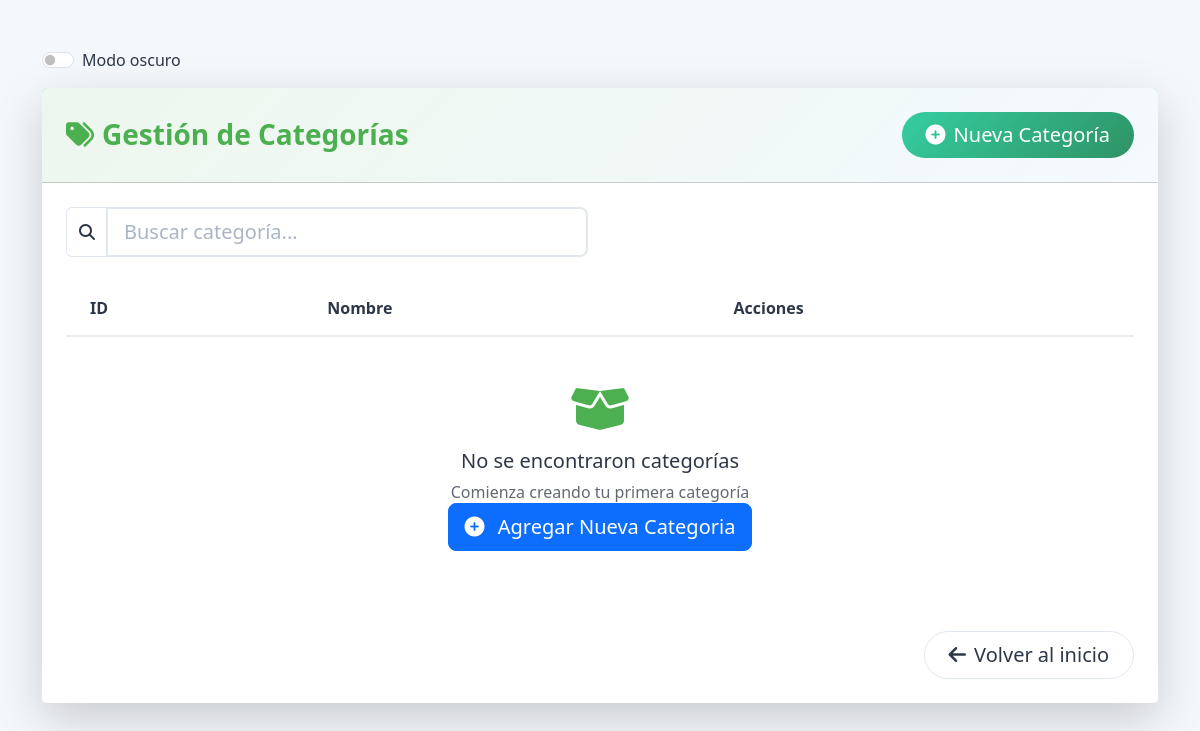
/categorias/ (signed in), run on an earlier commit of the app's database.
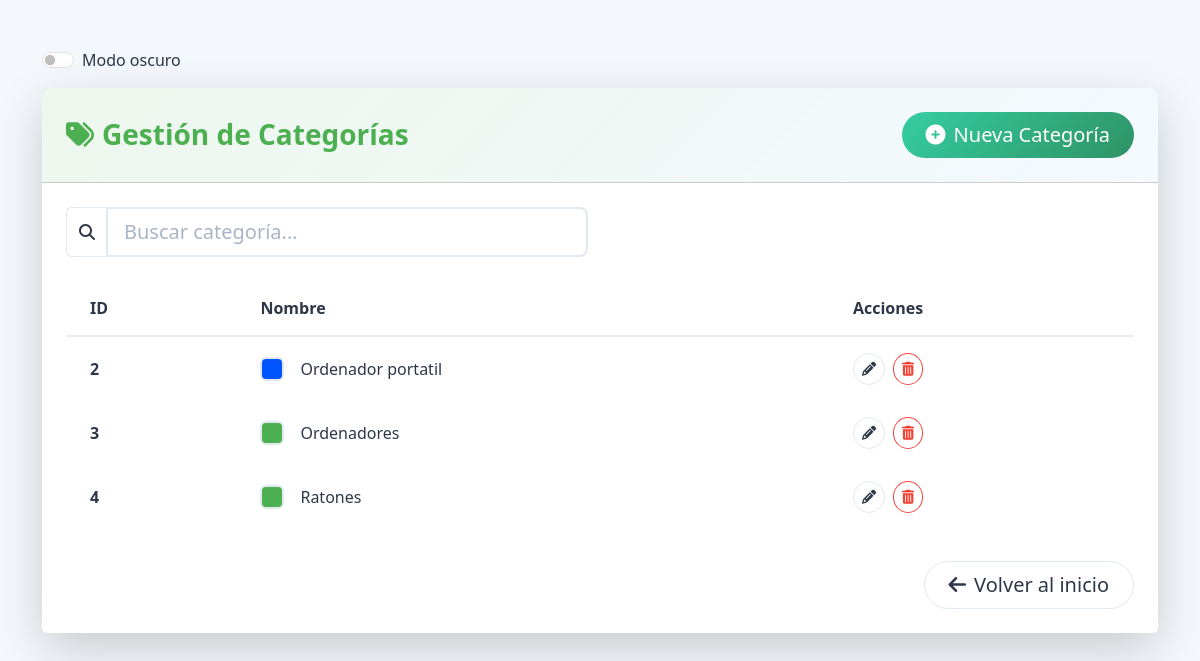
And on a later commit of the database.
### control/models.py (models this page shows, shortened)
class Categoria(models.Model):
    nombre = models.CharField(max_length=100, unique=True)  # Nombre único de la categoría.
    descripcion = models.TextField(blank=True)  # Descripción opcional.
    total_stock = models.IntegerField(default=0)  # Acumulado de stock de todos los productos de esta categoría.
    color = models.CharField(max_length=7, default='#4e73df')  # Color en formato HEX, útil para gráficos.
    class Meta:
        verbose_name = 'Categoría'
        verbose_name_plural = 'Categorías'
        ordering = ['nombre']  # Orden alfabético.

### control/views.py (the view)
# urls.py: path('categorias/', views.CategoriaListView.as_view(), name='categoria_list'),
class CategoriaListView(LoginRequiredMixin, PermissionRequiredMixin, ListView):
    def dispatch(self, request, *args, **kwargs):
        if request.user.rol not in ['admin', 'gestor']:
            return render(request, 'stock/403.html',
                          {'message': "No tienes permisos para acceder a esta página."},
                          status=403)
        return super().dispatch(request, *args, **kwargs)
    permission_required = 'control.view_categoria'
    model = Categoria
    template_name = 'stock/categoria_list.html'  # Plantilla para mostrar la lista de categorías.
    context_object_name = 'categorias'  # Nombre de la variable de las categorías en el contexto.

### control/templates/stock/categoria_list.html (shortened to what this page needs)
{% block content %}
    <link href="https://cdn.jsdelivr.net/npm/bootstrap@5.3.3/dist/css/bootstrap.min.css" rel="stylesheet">
    <link rel="stylesheet" href="https://cdnjs.cloudflare.com/ajax/libs/font-awesome/6.4.0/css/all.min.css">
    <div class="container py-5">
        <div class="form-check form-switch ms-auto mb-3">
            <input class="form-check-input" type="checkbox" id="darkModeToggle">
            <label class="form-check-label" for="darkModeToggle">Modo oscuro</label>
        </div>
        <div class="card shadow-lg border-0 rounded-3">
            <div class="card-header bg-primary-gradient p-4">
                <div class="d-flex justify-content-between align-items-center">
                    <h2 class="h3 mb-0 fw-bold" style="color: var(--primary-color);">
                        <i class="fas fa-tags me-2"></i>Gestión de Categorías
                    </h2>
                    <a href="{% url 'stock:categoria_create' %}"
                       class="btn btn-success btn-lg rounded-pill px-4 py-2">
                        <i class="fas fa-plus-circle me-2"></i>Nueva Categoría
                    </a>
                </div>
            </div>
            <div class="card-body p-4">
                <div class="row mb-4">
                    <div class="col-md-6">
                        <div class="input-group">
                        <span class="input-group-text bg-transparent border-end-0">
                            <i class="fas fa-search" style="color: var(--text-color);"></i>
                        </span>
                            <input type="text"
                                   class="form-control form-control-lg border-start-0"
                                   placeholder="Buscar categoría..."
                                   id="searchInput">
                        </div>
                    </div>
                </div>
                <div class="table-responsive">
                    <table class="table table-hover align-middle table-borderless">
                        <thead class="table-light">
                        <tr>
                            <th class="py-3 px-4 rounded-start">ID</th>
                            <th class="py-3 px-4">Nombre</th>
                            <th class="py-3 px-4 rounded-end">Acciones</th>
                        </tr>
                        </thead>
                        <tbody>
                        {% for categoria in categorias %}
                            <tr class="position-relative hover-shadow">
                                <td class="px-4 fw-semibold">{{ categoria.id }}</td>
                                <td class="px-4">
                                    <div class="d-flex align-items-center">
                                    <span class="color-indicator me-3"
                                          style="background-color: {{ categoria.color }}"></span>
                                        {{ categoria.nombre }}
                                    </div>
                                </td>
                                <td class="px-4">
                                    <div class="d-flex gap-2">
                                        <a href="{% url 'stock:categoria_edit' categoria.pk %}"
                                           class="btn btn-sm btn-outline-primary rounded-circle p-2">
                                            <i class="fas fa-pencil-alt"></i>
                                        </a>
                                        <a href="{% url 'stock:categoria_delete' categoria.pk %}"
                                           class="btn btn-sm btn-outline-danger rounded-circle p-2">
                                            <i class="fas fa-trash-alt"></i>
                                        </a>
                                    </div>
                                </td>
                            </tr>
                        {% empty %}
                            <tr>
                                <td colspan="3" class="text-center py-5">
                                    <div class="d-flex flex-column align-items-center">
                                        <i class="fas fa-box-open fa-3x mb-3" style="color: var(--primary-color);"></i>
                                        <h4 class="h5 mb-2">No se encontraron categorías</h4>
                                        <p class="mb-0 opacity-75">Comienza creando tu primera categoría</p>
                                        <a href="{% url 'stock:categoria_create' %}" class="btn btn-primary btn-lg">
                                <i class="fas fa-plus-circle me-2"></i> Agregar Nueva Categoria
                            </a>
                                    </div>
                                </td>
                            </tr>
                        {% endfor %}
                        </tbody>
                    </table>
                </div>
            </div>
            <div class="card-footer border-0 px-4 pb-4" style="background-color: var(--card-bg);">
                <div class="text-end">
                    <a href="{% url 'stock:dashboard' %}"
                       class="btn btn-outline-primary btn-lg rounded-pill px-4 py-2">
                        <i class="fas fa-arrow-left me-2"></i>Volver al inicio
                    </a>
                </div>
            </div>
        </div>
    </div>
{% endblock %}

### control/templates/stock/categoria_list.html (style rules this page uses)
.card { background-color: var(--card-bg); border: 1px solid var(--shadow-color); box-shadow: 0 4px 6px -1px var(--shadow-color); transition: background-color 0.3s; }
.form-control { background-color: var(--input-bg) !important; color: var(--text-color) !important; border: 2px solid var(--input-border) !important; transition: all 0.3s ease; }
.form-control::placeholder { color: var(--placeholder-color) !important; opacity: 0.8; }
.btn-outline-danger { border-color: var(--danger-color); color: var(--danger-color); }
.table-light { background-color: var(--hover-bg) !important; color: var(--text-color) !important; }
.bg-primary-gradient { background: linear-gradient(135deg, rgba(76, 175, 80, 0.1) 0%, rgba(33, 150, 243, 0.05) 100%) !important; }
.form-control, .form-select { background-color: var(--card-bg); color: var(--text-color); border-color: var(--input-border); }
.input-group-text { background-color: var(--card-bg); border-color: var(--input-border); color: var(--text-color); }
.btn-success { background: linear-gradient(135deg, rgba(32, 201, 151, 0.9), rgba(25, 135, 84, 0.9)); border: none; }
.btn-outline-primary { border-color: var(--input-border); color: var(--text-color); }
.color-indicator { border-color: var(--input-border) !important; }
.table { --bs-table-color: var(--text-color); --bs-table-bg: transparent; --bs-table-border-color: var(--table-border); margin-bottom: 0; }
.table-light { --bs-table-bg: var(--table-header-bg); --bs-table-color: var(--text-color); border-bottom: 2px solid var(--table-border) !important; }
.table-borderless thead th { border-bottom: 2px solid var(--table-border) !important; }
.color-indicator { width: 24px; height: 24px; border-radius: 6px; border: 2px solid var(--input-border); transition: all 0.2s ease; }
.table td, .table th { vertical-align: middle; padding: 1rem; background-color: var(--card-bg); }
.btn-outline-primary { --bs-btn-color: var(--primary-color); --bs-btn-border-color: var(--primary-color); --bs-btn-hover-bg: var(--primary-color); --bs-btn-hover-border-color: var(--primary-color); --bs-btn-active-bg: var(--primary-color); }
.btn-outline-danger { --bs-btn-color: var(--danger-color); --bs-btn-border-color: var(--danger-color); --bs-btn-hover-bg: var(--danger-color); --bs-btn-hover-border-color: var(--danger-color); --bs-btn-active-bg: var(--danger-color); }
.rounded-start { border-radius: 12px 0 0 12px !important; }
.rounded-end { border-radius: 0 12px 12px 0 !important; }

What changed in the data, as far as the page shows it:
added Categoria: id "2", nombre "Ordenador portatil"
added Categoria: id "3", nombre "Ordenadores"
added Categoria: id "4", nombre "Ratones"
Also different on the page:
text no longer shown: "No se encontraron categorías Comienza creando tu primera categoría Agregar Nueva Categoria"
